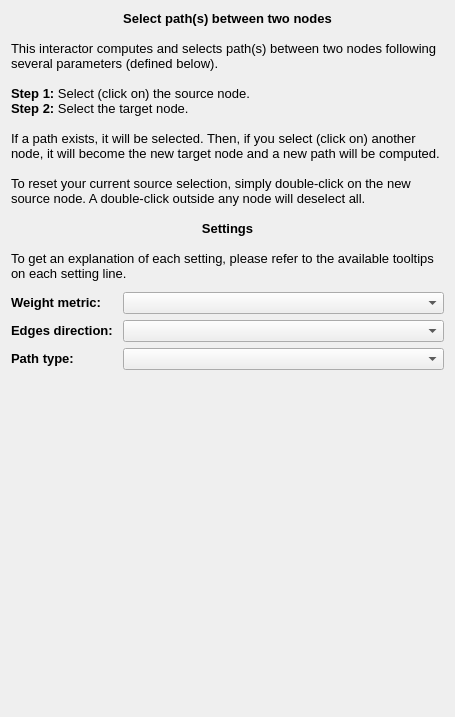
<?xml version="1.0" encoding="UTF-8"?>
<ui version="4.0">
 <class>PathFinderConfiguration</class>
 <widget class="QWidget" name="PathFinderConfiguration">
  <property name="geometry">
   <rect>
    <x>0</x>
    <y>0</y>
    <width>455</width>
    <height>717</height>
   </rect>
  </property>
  <property name="sizePolicy">
   <sizepolicy hsizetype="Preferred" vsizetype="Preferred">
    <horstretch>0</horstretch>
    <verstretch>0</verstretch>
   </sizepolicy>
  </property>
  <property name="windowTitle">
   <string>Form</string>
  </property>
  <layout class="QVBoxLayout" name="verticalLayout">
   <item>
    <widget class="QLabel" name="label">
     <property name="sizePolicy">
      <sizepolicy hsizetype="Preferred" vsizetype="Preferred">
       <horstretch>0</horstretch>
       <verstretch>0</verstretch>
      </sizepolicy>
     </property>
     <property name="text">
      <string>&lt;!DOCTYPE HTML PUBLIC &quot;-//W3C//DTD HTML 4.0//EN&quot; &quot;http://www.w3.org/TR/REC-html40/strict.dtd&quot;&gt;
&lt;html&gt;&lt;head&gt;&lt;meta name=&quot;qrichtext&quot; content=&quot;1&quot; /&gt;&lt;style type=&quot;text/css&quot;&gt;
p, li { white-space: pre-wrap; }
&lt;/style&gt;&lt;/head&gt;&lt;body style=&quot; font-family:'Sans Serif'; font-size:9pt; font-weight:400; font-style:normal;&quot;&gt;
&lt;p align=&quot;center&quot; style=&quot; margin-top:0px; margin-bottom:0px; margin-left:0px; margin-right:0px; -qt-block-indent:0; text-indent:0px;&quot;&gt;&lt;span style=&quot; font-family:'Sans'; font-size:10pt; font-weight:600;&quot;&gt;Select path(s) between two nodes&lt;/span&gt;&lt;/p&gt;
&lt;p align=&quot;center&quot; style=&quot;-qt-paragraph-type:empty; margin-top:0px; margin-bottom:0px; margin-left:0px; margin-right:0px; -qt-block-indent:0; text-indent:0px; font-family:'Sans'; font-size:10pt; font-weight:600;&quot;&gt;&lt;br /&gt;&lt;/p&gt;
&lt;p style=&quot; margin-top:0px; margin-bottom:0px; margin-left:0px; margin-right:0px; -qt-block-indent:0; text-indent:0px;&quot;&gt;&lt;span style=&quot; font-family:'Sans'; font-size:10pt;&quot;&gt;This interactor computes and selects path(s) between two nodes following several parameters (defined below). &lt;/span&gt;&lt;/p&gt;
&lt;p style=&quot;-qt-paragraph-type:empty; margin-top:0px; margin-bottom:0px; margin-left:0px; margin-right:0px; -qt-block-indent:0; text-indent:0px; font-family:'Sans'; font-size:10pt;&quot;&gt;&lt;br /&gt;&lt;/p&gt;
&lt;p style=&quot; margin-top:0px; margin-bottom:0px; margin-left:0px; margin-right:0px; -qt-block-indent:0; text-indent:0px;&quot;&gt;&lt;span style=&quot; font-family:'Sans'; font-size:10pt; font-weight:600;&quot;&gt;Step 1: &lt;/span&gt;&lt;span style=&quot; font-family:'Sans'; font-size:10pt;&quot;&gt;Select (click on) the source node.&lt;/span&gt;&lt;/p&gt;
&lt;p style=&quot; margin-top:0px; margin-bottom:0px; margin-left:0px; margin-right:0px; -qt-block-indent:0; text-indent:0px;&quot;&gt;&lt;span style=&quot; font-family:'Sans'; font-size:10pt; font-weight:600;&quot;&gt;Step 2: &lt;/span&gt;&lt;span style=&quot; font-family:'Sans'; font-size:10pt;&quot;&gt;Select the target node.&lt;/span&gt;&lt;/p&gt;
&lt;p style=&quot;-qt-paragraph-type:empty; margin-top:0px; margin-bottom:0px; margin-left:0px; margin-right:0px; -qt-block-indent:0; text-indent:0px; font-family:'Sans'; font-size:10pt;&quot;&gt;&lt;br /&gt;&lt;/p&gt;
&lt;p style=&quot; margin-top:0px; margin-bottom:0px; margin-left:0px; margin-right:0px; -qt-block-indent:0; text-indent:0px;&quot;&gt;&lt;span style=&quot; font-family:'Sans'; font-size:10pt;&quot;&gt;If a path exists, it will be selected. Then, if you select (click on) another node, it will become the new target node and a new path will be computed.&lt;/span&gt;&lt;/p&gt;
&lt;p style=&quot;-qt-paragraph-type:empty; margin-top:0px; margin-bottom:0px; margin-left:0px; margin-right:0px; -qt-block-indent:0; text-indent:0px; font-family:'Sans'; font-size:10pt;&quot;&gt;&lt;br /&gt;&lt;/p&gt;
&lt;p style=&quot; margin-top:0px; margin-bottom:0px; margin-left:0px; margin-right:0px; -qt-block-indent:0; text-indent:0px;&quot;&gt;&lt;span style=&quot; font-family:'Sans'; font-size:10pt;&quot;&gt;To reset your current source selection, simply double-click on the new source node. A double-click outside any node will deselect all.&lt;/span&gt;&lt;/p&gt;
&lt;p style=&quot;-qt-paragraph-type:empty; margin-top:0px; margin-bottom:0px; margin-left:0px; margin-right:0px; -qt-block-indent:0; text-indent:0px; font-family:'Sans'; font-size:10pt;&quot;&gt;&lt;br /&gt;&lt;/p&gt;
&lt;p align=&quot;center&quot; style=&quot; margin-top:0px; margin-bottom:0px; margin-left:0px; margin-right:0px; -qt-block-indent:0; text-indent:0px;&quot;&gt;&lt;span style=&quot; font-family:'Sans'; font-size:10pt; font-weight:600;&quot;&gt;Settings&lt;/span&gt;&lt;/p&gt;
&lt;p style=&quot;-qt-paragraph-type:empty; margin-top:0px; margin-bottom:0px; margin-left:0px; margin-right:0px; -qt-block-indent:0; text-indent:0px; font-family:'Sans'; font-size:10pt; font-weight:600;&quot;&gt;&lt;br /&gt;&lt;/p&gt;
&lt;p style=&quot; margin-top:0px; margin-bottom:0px; margin-left:0px; margin-right:0px; -qt-block-indent:0; text-indent:0px;&quot;&gt;&lt;span style=&quot; font-family:'Sans'; font-size:10pt;&quot;&gt;To get an explanation of each setting, please refer to the available tooltips on each setting line.&lt;/span&gt;&lt;/p&gt;&lt;/body&gt;&lt;/html&gt;</string>
     </property>
     <property name="wordWrap">
      <bool>true</bool>
     </property>
    </widget>
   </item>
   <item>
    <spacer name="verticalSpacer_2">
     <property name="orientation">
      <enum>Qt::Vertical</enum>
     </property>
     <property name="sizeType">
      <enum>QSizePolicy::Fixed</enum>
     </property>
     <property name="sizeHint" stdset="0">
      <size>
       <width>0</width>
       <height>5</height>
      </size>
     </property>
    </spacer>
   </item>
   <item>
    <layout class="QGridLayout" name="gridLayout" rowstretch="0,0,0">
     <property name="bottomMargin">
      <number>0</number>
     </property>
     <property name="verticalSpacing">
      <number>6</number>
     </property>
     <item row="0" column="0">
      <widget class="QLabel" name="label_3">
       <property name="sizePolicy">
        <sizepolicy hsizetype="Maximum" vsizetype="Maximum">
         <horstretch>0</horstretch>
         <verstretch>0</verstretch>
        </sizepolicy>
       </property>
       <property name="text">
        <string>&lt;!DOCTYPE HTML PUBLIC &quot;-//W3C//DTD HTML 4.0//EN&quot; &quot;http://www.w3.org/TR/REC-html40/strict.dtd&quot;&gt;
&lt;html&gt;&lt;head&gt;&lt;meta name=&quot;qrichtext&quot; content=&quot;1&quot; /&gt;&lt;style type=&quot;text/css&quot;&gt;
p, li { white-space: pre-wrap; }
&lt;/style&gt;&lt;/head&gt;&lt;body style=&quot; font-family:'Sans'; font-size:10pt; font-weight:400; font-style:normal;&quot;&gt;
&lt;p style=&quot; margin-top:0px; margin-bottom:0px; margin-left:0px; margin-right:0px; -qt-block-indent:0; text-indent:0px;&quot;&gt;&lt;span style=&quot; font-weight:600;&quot;&gt;Weight metric:&lt;/span&gt;&lt;/p&gt;&lt;/body&gt;&lt;/html&gt;</string>
       </property>
      </widget>
     </item>
     <item row="0" column="1">
      <widget class="QComboBox" name="weightCombo">
       <property name="toolTip">
        <string>&lt;html&gt;&lt;head/&gt;&lt;body&gt;&lt;p&gt;You can select a graph metric which edge values will be considered as weights over the edges.&lt;/p&gt;&lt;/body&gt;&lt;/html&gt;</string>
       </property>
      </widget>
     </item>
     <item row="1" column="0">
      <widget class="QLabel" name="label_4">
       <property name="sizePolicy">
        <sizepolicy hsizetype="Maximum" vsizetype="Preferred">
         <horstretch>0</horstretch>
         <verstretch>0</verstretch>
        </sizepolicy>
       </property>
       <property name="text">
        <string>&lt;!DOCTYPE HTML PUBLIC &quot;-//W3C//DTD HTML 4.0//EN&quot; &quot;http://www.w3.org/TR/REC-html40/strict.dtd&quot;&gt;
&lt;html&gt;&lt;head&gt;&lt;meta name=&quot;qrichtext&quot; content=&quot;1&quot; /&gt;&lt;style type=&quot;text/css&quot;&gt;
p, li { white-space: pre-wrap; }
&lt;/style&gt;&lt;/head&gt;&lt;body style=&quot; font-family:'Sans'; font-size:10pt; font-weight:400; font-style:normal;&quot;&gt;
&lt;p style=&quot; margin-top:0px; margin-bottom:0px; margin-left:0px; margin-right:0px; -qt-block-indent:0; text-indent:0px;&quot;&gt;&lt;span style=&quot; font-weight:600;&quot;&gt;Edges direction: &lt;/span&gt;&lt;/p&gt;&lt;/body&gt;&lt;/html&gt;</string>
       </property>
      </widget>
     </item>
     <item row="1" column="1">
      <widget class="QComboBox" name="edgeOrientationCombo">
       <property name="toolTip">
        <string>&lt;html&gt;&lt;head/&gt;&lt;body&gt;&lt;p&gt;You can choose to consider edges as directed, undirected or reversed.&lt;/p&gt;&lt;/body&gt;&lt;/html&gt;</string>
       </property>
      </widget>
     </item>
     <item row="2" column="0">
      <widget class="QLabel" name="label_2">
       <property name="text">
        <string>&lt;!DOCTYPE HTML PUBLIC &quot;-//W3C//DTD HTML 4.0//EN&quot; &quot;http://www.w3.org/TR/REC-html40/strict.dtd&quot;&gt;
&lt;html&gt;&lt;head&gt;&lt;meta name=&quot;qrichtext&quot; content=&quot;1&quot; /&gt;&lt;style type=&quot;text/css&quot;&gt;
p, li { white-space: pre-wrap; }
&lt;/style&gt;&lt;/head&gt;&lt;body style=&quot; font-family:'Sans'; font-size:10pt; font-weight:400; font-style:normal;&quot;&gt;
&lt;p style=&quot; margin-top:0px; margin-bottom:0px; margin-left:0px; margin-right:0px; -qt-block-indent:0; text-indent:0px;&quot;&gt;&lt;span style=&quot; font-weight:600;&quot;&gt;Path type:&lt;/span&gt;&lt;/p&gt;&lt;/body&gt;&lt;/html&gt;</string>
       </property>
      </widget>
     </item>
     <item row="2" column="1">
      <widget class="QComboBox" name="pathsTypeCombo">
       <property name="toolTip">
        <string>&lt;html&gt;&lt;head/&gt;&lt;body&gt;&lt;p&gt;Specify the kind of path to compute.&lt;/p&gt;&lt;/body&gt;&lt;/html&gt;</string>
       </property>
      </widget>
     </item>
    </layout>
   </item>
   <item>
    <spacer name="verticalSpacer">
     <property name="orientation">
      <enum>Qt::Vertical</enum>
     </property>
     <property name="sizeHint" stdset="0">
      <size>
       <width>20</width>
       <height>40</height>
      </size>
     </property>
    </spacer>
   </item>
  </layout>
 </widget>
 <resources/>
 <connections/>
</ui>
